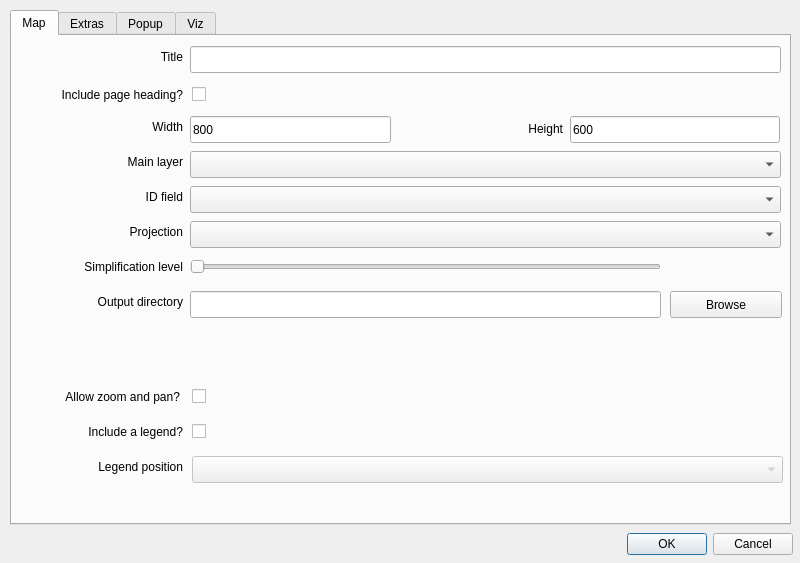
<?xml version="1.0" encoding="UTF-8"?>
<ui version="4.0">
 <class>d3MapRendererDialogBase</class>
 <widget class="QDialog" name="d3MapRendererDialogBase">
  <property name="geometry">
   <rect>
    <x>0</x>
    <y>0</y>
    <width>800</width>
    <height>563</height>
   </rect>
  </property>
  <property name="windowTitle">
   <string>d3 Map Renderer</string>
  </property>
  <property name="windowIcon">
   <iconset>
    <normaloff>../../../../.designer/backup/icon.png</normaloff>../../../../.designer/backup/icon.png</iconset>
  </property>
  <widget class="QTabWidget" name="tab">
   <property name="geometry">
    <rect>
     <x>10</x>
     <y>10</y>
     <width>781</width>
     <height>515</height>
    </rect>
   </property>
   <property name="toolTip">
    <string/>
   </property>
   <property name="currentIndex">
    <number>0</number>
   </property>
   <widget class="QWidget" name="map">
    <attribute name="title">
     <string>Map</string>
    </attribute>
    <attribute name="toolTip">
     <string>Map settings</string>
    </attribute>
    <widget class="QCheckBox" name="legendCheckBox">
     <property name="geometry">
      <rect>
       <x>180</x>
       <y>385</y>
       <width>20</width>
       <height>20</height>
      </rect>
     </property>
     <property name="toolTip">
      <string>Display a legend based on the categorised or graduated symbols selected for the main layer?</string>
     </property>
     <property name="text">
      <string/>
     </property>
    </widget>
    <widget class="QComboBox" name="legendPositionComboBox">
     <property name="enabled">
      <bool>false</bool>
     </property>
     <property name="geometry">
      <rect>
       <x>180</x>
       <y>420</y>
       <width>591</width>
       <height>27</height>
      </rect>
     </property>
     <property name="toolTip">
      <string>Display the legend in one of the four corners of the map, or position it yourself later.</string>
     </property>
    </widget>
    <widget class="QLabel" name="legendPositionLabel">
     <property name="geometry">
      <rect>
       <x>10</x>
       <y>420</y>
       <width>161</width>
       <height>21</height>
      </rect>
     </property>
     <property name="text">
      <string>Legend position</string>
     </property>
     <property name="alignment">
      <set>Qt::AlignRight|Qt::AlignTrailing|Qt::AlignVCenter</set>
     </property>
    </widget>
    <widget class="QLineEdit" name="outputEdit">
     <property name="geometry">
      <rect>
       <x>178</x>
       <y>255</y>
       <width>471</width>
       <height>27</height>
      </rect>
     </property>
     <property name="toolTip">
      <string>An existing directory to output the files required for the d3 visualisation. On Windows, limited to ascii characters only.</string>
     </property>
     <property name="text">
      <string/>
     </property>
    </widget>
    <widget class="QPushButton" name="outputButton">
     <property name="geometry">
      <rect>
       <x>658</x>
       <y>255</y>
       <width>112</width>
       <height>27</height>
      </rect>
     </property>
     <property name="sizePolicy">
      <sizepolicy hsizetype="Fixed" vsizetype="Fixed">
       <horstretch>0</horstretch>
       <verstretch>0</verstretch>
      </sizepolicy>
     </property>
     <property name="layoutDirection">
      <enum>Qt::LeftToRight</enum>
     </property>
     <property name="text">
      <string>Browse</string>
     </property>
    </widget>
    <widget class="QLabel" name="titleLabel">
     <property name="geometry">
      <rect>
       <x>10</x>
       <y>10</y>
       <width>161</width>
       <height>21</height>
      </rect>
     </property>
     <property name="text">
      <string>Title</string>
     </property>
     <property name="alignment">
      <set>Qt::AlignRight|Qt::AlignTrailing|Qt::AlignVCenter</set>
     </property>
    </widget>
    <widget class="QLineEdit" name="titleEdit">
     <property name="geometry">
      <rect>
       <x>178</x>
       <y>10</y>
       <width>591</width>
       <height>27</height>
      </rect>
     </property>
     <property name="toolTip">
      <string>The title for the web page, and page header (if chosen)</string>
     </property>
    </widget>
    <widget class="QComboBox" name="projectionComboBox">
     <property name="geometry">
      <rect>
       <x>178</x>
       <y>185</y>
       <width>591</width>
       <height>27</height>
      </rect>
     </property>
     <property name="toolTip">
      <string>The d3 projection for the map. </string>
     </property>
    </widget>
    <widget class="QLabel" name="simplificationLabel">
     <property name="geometry">
      <rect>
       <x>10</x>
       <y>220</y>
       <width>161</width>
       <height>21</height>
      </rect>
     </property>
     <property name="text">
      <string>Simplification level</string>
     </property>
     <property name="alignment">
      <set>Qt::AlignRight|Qt::AlignTrailing|Qt::AlignVCenter</set>
     </property>
    </widget>
    <widget class="QLabel" name="panZoomLabel">
     <property name="geometry">
      <rect>
       <x>10</x>
       <y>350</y>
       <width>158</width>
       <height>21</height>
      </rect>
     </property>
     <property name="text">
      <string>Allow zoom and pan?</string>
     </property>
     <property name="alignment">
      <set>Qt::AlignRight|Qt::AlignTrailing|Qt::AlignVCenter</set>
     </property>
    </widget>
    <widget class="QLabel" name="outputLabel">
     <property name="geometry">
      <rect>
       <x>10</x>
       <y>255</y>
       <width>161</width>
       <height>21</height>
      </rect>
     </property>
     <property name="text">
      <string>Output directory</string>
     </property>
     <property name="alignment">
      <set>Qt::AlignRight|Qt::AlignTrailing|Qt::AlignVCenter</set>
     </property>
    </widget>
    <widget class="QCheckBox" name="panZoomCheckBox">
     <property name="geometry">
      <rect>
       <x>180</x>
       <y>350</y>
       <width>20</width>
       <height>20</height>
      </rect>
     </property>
     <property name="toolTip">
      <string>Allow the user to zoom and pan around the d3 map?</string>
     </property>
     <property name="text">
      <string/>
     </property>
    </widget>
    <widget class="QLabel" name="legendLabel">
     <property name="geometry">
      <rect>
       <x>10</x>
       <y>385</y>
       <width>161</width>
       <height>21</height>
      </rect>
     </property>
     <property name="text">
      <string>Include a legend?</string>
     </property>
     <property name="alignment">
      <set>Qt::AlignRight|Qt::AlignTrailing|Qt::AlignVCenter</set>
     </property>
    </widget>
    <widget class="QLabel" name="mainLayerLabel">
     <property name="geometry">
      <rect>
       <x>10</x>
       <y>115</y>
       <width>161</width>
       <height>21</height>
      </rect>
     </property>
     <property name="text">
      <string>Main layer</string>
     </property>
     <property name="alignment">
      <set>Qt::AlignRight|Qt::AlignTrailing|Qt::AlignVCenter</set>
     </property>
    </widget>
    <widget class="QLabel" name="projectionLabel">
     <property name="geometry">
      <rect>
       <x>10</x>
       <y>185</y>
       <width>161</width>
       <height>21</height>
      </rect>
     </property>
     <property name="text">
      <string>Projection</string>
     </property>
     <property name="alignment">
      <set>Qt::AlignRight|Qt::AlignTrailing|Qt::AlignVCenter</set>
     </property>
    </widget>
    <widget class="QComboBox" name="mainLayerComboBox">
     <property name="geometry">
      <rect>
       <x>178</x>
       <y>115</y>
       <width>591</width>
       <height>27</height>
      </rect>
     </property>
     <property name="toolTip">
      <string>The layer within the QGIS project that contains the information to be visualised.</string>
     </property>
    </widget>
    <widget class="QLineEdit" name="widthEdit">
     <property name="geometry">
      <rect>
       <x>178</x>
       <y>80</y>
       <width>201</width>
       <height>27</height>
      </rect>
     </property>
     <property name="toolTip">
      <string>The width in pixels of the d3 map. Choose the width and height to fit the orientation of the map.</string>
     </property>
     <property name="inputMask">
      <string>0000; </string>
     </property>
     <property name="text">
      <string>800</string>
     </property>
    </widget>
    <widget class="QLabel" name="widthLabel">
     <property name="geometry">
      <rect>
       <x>10</x>
       <y>80</y>
       <width>161</width>
       <height>21</height>
      </rect>
     </property>
     <property name="text">
      <string>Width</string>
     </property>
     <property name="alignment">
      <set>Qt::AlignRight|Qt::AlignTrailing|Qt::AlignVCenter</set>
     </property>
    </widget>
    <widget class="QLineEdit" name="heightEdit">
     <property name="geometry">
      <rect>
       <x>558</x>
       <y>80</y>
       <width>210</width>
       <height>27</height>
      </rect>
     </property>
     <property name="toolTip">
      <string>The height in pixels of the d3 map. Choose the width and height to fit the orientation of the map.</string>
     </property>
     <property name="inputMask">
      <string>0000; </string>
     </property>
     <property name="text">
      <string>600</string>
     </property>
    </widget>
    <widget class="QLabel" name="heightLabel">
     <property name="geometry">
      <rect>
       <x>390</x>
       <y>80</y>
       <width>161</width>
       <height>26</height>
      </rect>
     </property>
     <property name="text">
      <string>Height</string>
     </property>
     <property name="alignment">
      <set>Qt::AlignRight|Qt::AlignTrailing|Qt::AlignVCenter</set>
     </property>
    </widget>
    <widget class="QComboBox" name="idComboBox">
     <property name="geometry">
      <rect>
       <x>178</x>
       <y>150</y>
       <width>591</width>
       <height>27</height>
      </rect>
     </property>
     <property name="toolTip">
      <string>The unique ID field within the main layers attribute table.</string>
     </property>
    </widget>
    <widget class="QLabel" name="idLabel">
     <property name="geometry">
      <rect>
       <x>10</x>
       <y>150</y>
       <width>161</width>
       <height>21</height>
      </rect>
     </property>
     <property name="text">
      <string>ID field</string>
     </property>
     <property name="alignment">
      <set>Qt::AlignRight|Qt::AlignTrailing|Qt::AlignVCenter</set>
     </property>
    </widget>
    <widget class="QSlider" name="simplificationSlider">
     <property name="geometry">
      <rect>
       <x>178</x>
       <y>220</y>
       <width>471</width>
       <height>22</height>
      </rect>
     </property>
     <property name="toolTip">
      <string>The simplification level used during the creation of the topojson file, with options from none to extreme.</string>
     </property>
     <property name="maximum">
      <number>90</number>
     </property>
     <property name="orientation">
      <enum>Qt::Horizontal</enum>
     </property>
    </widget>
    <widget class="QLabel" name="chosenSimpLabel">
     <property name="geometry">
      <rect>
       <x>658</x>
       <y>220</y>
       <width>112</width>
       <height>27</height>
      </rect>
     </property>
     <property name="toolTip">
      <string>Simplification level (Steradians)</string>
     </property>
     <property name="text">
      <string/>
     </property>
     <property name="alignment">
      <set>Qt::AlignCenter</set>
     </property>
    </widget>
    <widget class="QLabel" name="headerLabel">
     <property name="geometry">
      <rect>
       <x>0</x>
       <y>45</y>
       <width>171</width>
       <height>27</height>
      </rect>
     </property>
     <property name="text">
      <string>Include page heading?</string>
     </property>
     <property name="alignment">
      <set>Qt::AlignRight|Qt::AlignTrailing|Qt::AlignVCenter</set>
     </property>
    </widget>
    <widget class="QCheckBox" name="headerCheckBox">
     <property name="geometry">
      <rect>
       <x>180</x>
       <y>45</y>
       <width>104</width>
       <height>27</height>
      </rect>
     </property>
     <property name="toolTip">
      <string>Use the title as the page heading?</string>
     </property>
     <property name="text">
      <string/>
     </property>
    </widget>
   </widget>
   <widget class="QWidget" name="extras">
    <attribute name="title">
     <string>Extras</string>
    </attribute>
    <attribute name="toolTip">
     <string>Include extra layers</string>
    </attribute>
    <widget class="QWidget" name="formLayoutWidget_2">
     <property name="geometry">
      <rect>
       <x>0</x>
       <y>0</y>
       <width>781</width>
       <height>811</height>
      </rect>
     </property>
     <layout class="QFormLayout" name="extrasLayout">
      <property name="fieldGrowthPolicy">
       <enum>QFormLayout::AllNonFixedFieldsGrow</enum>
      </property>
      <property name="horizontalSpacing">
       <number>10</number>
      </property>
      <property name="verticalSpacing">
       <number>10</number>
      </property>
      <property name="margin">
       <number>10</number>
      </property>
      <item row="0" column="0">
       <widget class="QLabel" name="incExtraVectorLabel">
        <property name="text">
         <string>Include other vector layers?</string>
        </property>
       </widget>
      </item>
      <item row="0" column="1">
       <widget class="QCheckBox" name="extraVectorCheckBox">
        <property name="toolTip">
         <string>Include other vector layers in the visualisation?</string>
        </property>
        <property name="text">
         <string/>
        </property>
       </widget>
      </item>
      <item row="1" column="0">
       <widget class="QLabel" name="extraVectorLabel">
        <property name="text">
         <string>Vector layers</string>
        </property>
       </widget>
      </item>
      <item row="1" column="1">
       <widget class="QTreeWidget" name="extraVectorTreeWidget">
        <property name="enabled">
         <bool>false</bool>
        </property>
        <property name="toolTip">
         <string>Choose additional layers to output.</string>
        </property>
        <property name="autoScroll">
         <bool>false</bool>
        </property>
        <attribute name="headerVisible">
         <bool>false</bool>
        </attribute>
        <column>
         <property name="text">
          <string notr="true">1</string>
         </property>
        </column>
       </widget>
      </item>
     </layout>
    </widget>
   </widget>
   <widget class="QWidget" name="popup">
    <attribute name="title">
     <string>Popup</string>
    </attribute>
    <attribute name="toolTip">
     <string>Popup information</string>
    </attribute>
    <widget class="QWidget" name="formLayoutWidget_3">
     <property name="geometry">
      <rect>
       <x>0</x>
       <y>0</y>
       <width>781</width>
       <height>811</height>
      </rect>
     </property>
     <layout class="QFormLayout" name="formLayout">
      <property name="fieldGrowthPolicy">
       <enum>QFormLayout::AllNonFixedFieldsGrow</enum>
      </property>
      <property name="horizontalSpacing">
       <number>10</number>
      </property>
      <property name="verticalSpacing">
       <number>10</number>
      </property>
      <property name="margin">
       <number>10</number>
      </property>
      <item row="0" column="0">
       <widget class="QLabel" name="incPopupLabel">
        <property name="text">
         <string>Include information popup?</string>
        </property>
       </widget>
      </item>
      <item row="0" column="1">
       <widget class="QCheckBox" name="incPopupCheckBox">
        <property name="toolTip">
         <string>Allow the display of attribute information when the user clicks on an object from the main layer?</string>
        </property>
        <property name="text">
         <string/>
        </property>
       </widget>
      </item>
      <item row="1" column="0">
       <widget class="QLabel" name="popupPositionLabel">
        <property name="text">
         <string>Popup position</string>
        </property>
       </widget>
      </item>
      <item row="1" column="1">
       <widget class="QComboBox" name="popupPositionComboBox">
        <property name="enabled">
         <bool>false</bool>
        </property>
        <property name="toolTip">
         <string>Display attribute information as a bubble popup, or position it yourself later.</string>
        </property>
       </widget>
      </item>
      <item row="2" column="0">
       <widget class="QLabel" name="popupFieldsLabel">
        <property name="text">
         <string>Popup fields</string>
        </property>
       </widget>
      </item>
      <item row="3" column="0">
       <widget class="QLabel" name="popupPreviewLabel">
        <property name="text">
         <string>Preview</string>
        </property>
       </widget>
      </item>
      <item row="2" column="1">
       <widget class="QTreeWidget" name="popupTreeWidget">
        <property name="enabled">
         <bool>false</bool>
        </property>
        <property name="toolTip">
         <string>Choose information from the main layer attributes.</string>
        </property>
        <attribute name="headerVisible">
         <bool>false</bool>
        </attribute>
        <column>
         <property name="text">
          <string notr="true">1</string>
         </property>
        </column>
       </widget>
      </item>
      <item row="3" column="1">
       <widget class="QPlainTextEdit" name="popupPreviewEdit">
        <property name="enabled">
         <bool>false</bool>
        </property>
        <property name="toolTip">
         <string>Preview of the popup information which will be output by the plugin. Can be altered later.</string>
        </property>
        <property name="readOnly">
         <bool>true</bool>
        </property>
       </widget>
      </item>
     </layout>
    </widget>
   </widget>
   <widget class="QWidget" name="tab_2">
    <attribute name="title">
     <string>Viz</string>
    </attribute>
    <widget class="QLabel" name="incVizLabel">
     <property name="geometry">
      <rect>
       <x>10</x>
       <y>10</y>
       <width>161</width>
       <height>21</height>
      </rect>
     </property>
     <property name="text">
      <string>Include viz in popup?</string>
     </property>
     <property name="alignment">
      <set>Qt::AlignRight|Qt::AlignTrailing|Qt::AlignVCenter</set>
     </property>
    </widget>
    <widget class="QCheckBox" name="incVizCheckBox">
     <property name="geometry">
      <rect>
       <x>180</x>
       <y>10</y>
       <width>104</width>
       <height>25</height>
      </rect>
     </property>
     <property name="toolTip">
      <string>Include a chart within the information popup? Uses the popup defined on the previous tab as the host.</string>
     </property>
     <property name="text">
      <string/>
     </property>
    </widget>
    <widget class="QLabel" name="vizFieldsLabel">
     <property name="geometry">
      <rect>
       <x>10</x>
       <y>108</y>
       <width>161</width>
       <height>21</height>
      </rect>
     </property>
     <property name="text">
      <string>Viz fields</string>
     </property>
     <property name="alignment">
      <set>Qt::AlignRight|Qt::AlignTrailing|Qt::AlignVCenter</set>
     </property>
    </widget>
    <widget class="QTreeWidget" name="vizTreeWidget">
     <property name="enabled">
      <bool>false</bool>
     </property>
     <property name="geometry">
      <rect>
       <x>180</x>
       <y>108</y>
       <width>540</width>
       <height>162</height>
      </rect>
     </property>
     <property name="toolTip">
      <string>The numeric attributes from the main layer for inclusion as data range along the X-axis.
Choose data which fits the chosen chart type.</string>
     </property>
     <attribute name="headerVisible">
      <bool>false</bool>
     </attribute>
     <column>
      <property name="text">
       <string notr="true">1</string>
      </property>
     </column>
    </widget>
    <widget class="QPushButton" name="addRangeButton">
     <property name="enabled">
      <bool>false</bool>
     </property>
     <property name="geometry">
      <rect>
       <x>725</x>
       <y>108</y>
       <width>45</width>
       <height>45</height>
      </rect>
     </property>
     <property name="toolTip">
      <string>Add the currently selected fields as a data range.</string>
     </property>
     <property name="text">
      <string>+</string>
     </property>
    </widget>
    <widget class="QLabel" name="vizRangesLabel">
     <property name="geometry">
      <rect>
       <x>10</x>
       <y>277</y>
       <width>161</width>
       <height>25</height>
      </rect>
     </property>
     <property name="text">
      <string>Data ranges</string>
     </property>
     <property name="alignment">
      <set>Qt::AlignRight|Qt::AlignTrailing|Qt::AlignVCenter</set>
     </property>
    </widget>
    <widget class="QPlainTextEdit" name="vizPreviewEdit">
     <property name="enabled">
      <bool>false</bool>
     </property>
     <property name="geometry">
      <rect>
       <x>180</x>
       <y>277</y>
       <width>540</width>
       <height>162</height>
      </rect>
     </property>
     <property name="toolTip">
      <string>Comma separated preview of the data range(s), with the specified name and attribute field(s).</string>
     </property>
     <property name="lineWrapMode">
      <enum>QPlainTextEdit::NoWrap</enum>
     </property>
     <property name="readOnly">
      <bool>true</bool>
     </property>
    </widget>
    <widget class="QPushButton" name="delRangeButton">
     <property name="enabled">
      <bool>false</bool>
     </property>
     <property name="geometry">
      <rect>
       <x>725</x>
       <y>277</y>
       <width>45</width>
       <height>45</height>
      </rect>
     </property>
     <property name="toolTip">
      <string>Remove the last added data range from the list.</string>
     </property>
     <property name="text">
      <string>-</string>
     </property>
    </widget>
    <widget class="QLineEdit" name="vizLabelsLineEdit">
     <property name="enabled">
      <bool>false</bool>
     </property>
     <property name="geometry">
      <rect>
       <x>180</x>
       <y>445</y>
       <width>541</width>
       <height>27</height>
      </rect>
     </property>
     <property name="toolTip">
      <string>Comma separated list of numeric labels for the X-axis, limited to 10 numeric characters for each label.</string>
     </property>
    </widget>
    <widget class="QLabel" name="vizLabelsLabel">
     <property name="geometry">
      <rect>
       <x>10</x>
       <y>445</y>
       <width>161</width>
       <height>21</height>
      </rect>
     </property>
     <property name="text">
      <string>X-axis labels</string>
     </property>
     <property name="alignment">
      <set>Qt::AlignRight|Qt::AlignTrailing|Qt::AlignVCenter</set>
     </property>
    </widget>
    <widget class="QLineEdit" name="vizWidthEdit">
     <property name="enabled">
      <bool>false</bool>
     </property>
     <property name="geometry">
      <rect>
       <x>180</x>
       <y>74</y>
       <width>201</width>
       <height>27</height>
      </rect>
     </property>
     <property name="toolTip">
      <string>The width in pixels of the chart. Choose the width and height to fit the orientation of the chart.</string>
     </property>
     <property name="inputMask">
      <string>000; </string>
     </property>
     <property name="text">
      <string>240</string>
     </property>
    </widget>
    <widget class="QLineEdit" name="vizHeightEdit">
     <property name="enabled">
      <bool>false</bool>
     </property>
     <property name="geometry">
      <rect>
       <x>510</x>
       <y>74</y>
       <width>210</width>
       <height>27</height>
      </rect>
     </property>
     <property name="toolTip">
      <string>The height in pixels of the chart. Choose the width and height to fit the orientation of the chart.</string>
     </property>
     <property name="inputMask">
      <string>000; </string>
     </property>
     <property name="text">
      <string>240</string>
     </property>
    </widget>
    <widget class="QLabel" name="widthLabel_2">
     <property name="geometry">
      <rect>
       <x>12</x>
       <y>74</y>
       <width>161</width>
       <height>21</height>
      </rect>
     </property>
     <property name="text">
      <string>Width</string>
     </property>
     <property name="alignment">
      <set>Qt::AlignRight|Qt::AlignTrailing|Qt::AlignVCenter</set>
     </property>
    </widget>
    <widget class="QLabel" name="heightLabel_2">
     <property name="geometry">
      <rect>
       <x>390</x>
       <y>74</y>
       <width>111</width>
       <height>26</height>
      </rect>
     </property>
     <property name="text">
      <string>Height</string>
     </property>
     <property name="alignment">
      <set>Qt::AlignRight|Qt::AlignTrailing|Qt::AlignVCenter</set>
     </property>
    </widget>
    <widget class="QComboBox" name="vizTypeComboBox">
     <property name="geometry">
      <rect>
       <x>180</x>
       <y>40</y>
       <width>541</width>
       <height>27</height>
      </rect>
     </property>
     <property name="toolTip">
      <string>Choose from the list of supported C3.js charts.</string>
     </property>
    </widget>
    <widget class="QLabel" name="vizTypeLabel">
     <property name="geometry">
      <rect>
       <x>10</x>
       <y>40</y>
       <width>161</width>
       <height>21</height>
      </rect>
     </property>
     <property name="text">
      <string>Chart type</string>
     </property>
     <property name="alignment">
      <set>Qt::AlignRight|Qt::AlignTrailing|Qt::AlignVCenter</set>
     </property>
    </widget>
   </widget>
  </widget>
  <widget class="QDialogButtonBox" name="buttonBox">
   <property name="geometry">
    <rect>
     <x>560</x>
     <y>527</y>
     <width>233</width>
     <height>34</height>
    </rect>
   </property>
   <property name="standardButtons">
    <set>QDialogButtonBox::Cancel|QDialogButtonBox::Ok</set>
   </property>
  </widget>
 </widget>
 <tabstops>
  <tabstop>tab</tabstop>
  <tabstop>titleEdit</tabstop>
  <tabstop>headerCheckBox</tabstop>
  <tabstop>widthEdit</tabstop>
  <tabstop>heightEdit</tabstop>
  <tabstop>mainLayerComboBox</tabstop>
  <tabstop>idComboBox</tabstop>
  <tabstop>projectionComboBox</tabstop>
  <tabstop>simplificationSlider</tabstop>
  <tabstop>outputEdit</tabstop>
  <tabstop>outputButton</tabstop>
  <tabstop>panZoomCheckBox</tabstop>
  <tabstop>legendCheckBox</tabstop>
  <tabstop>legendPositionComboBox</tabstop>
  <tabstop>extraVectorCheckBox</tabstop>
  <tabstop>extraVectorTreeWidget</tabstop>
  <tabstop>incPopupCheckBox</tabstop>
  <tabstop>popupPositionComboBox</tabstop>
  <tabstop>popupTreeWidget</tabstop>
  <tabstop>popupPreviewEdit</tabstop>
  <tabstop>incVizCheckBox</tabstop>
  <tabstop>vizTypeComboBox</tabstop>
  <tabstop>vizWidthEdit</tabstop>
  <tabstop>vizHeightEdit</tabstop>
  <tabstop>vizTreeWidget</tabstop>
  <tabstop>addRangeButton</tabstop>
  <tabstop>vizPreviewEdit</tabstop>
  <tabstop>delRangeButton</tabstop>
  <tabstop>vizLabelsLineEdit</tabstop>
  <tabstop>buttonBox</tabstop>
 </tabstops>
 <resources/>
 <connections/>
</ui>
